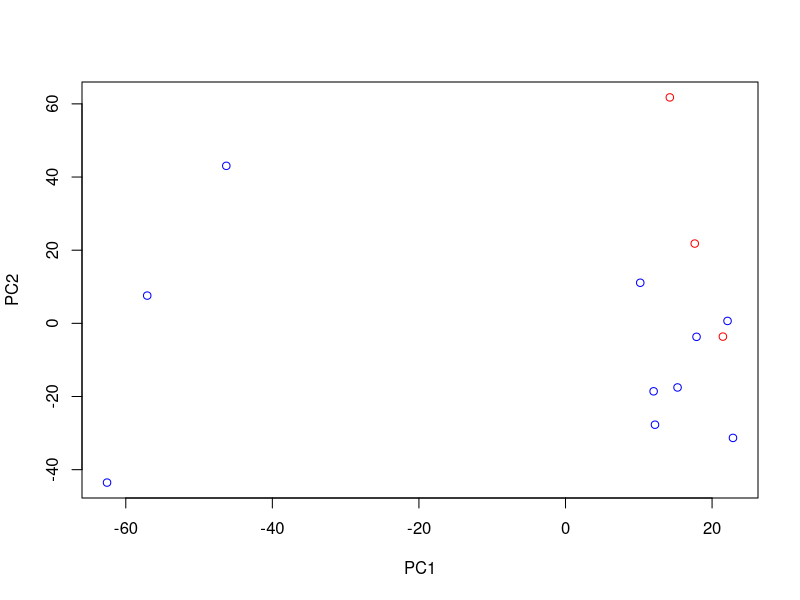
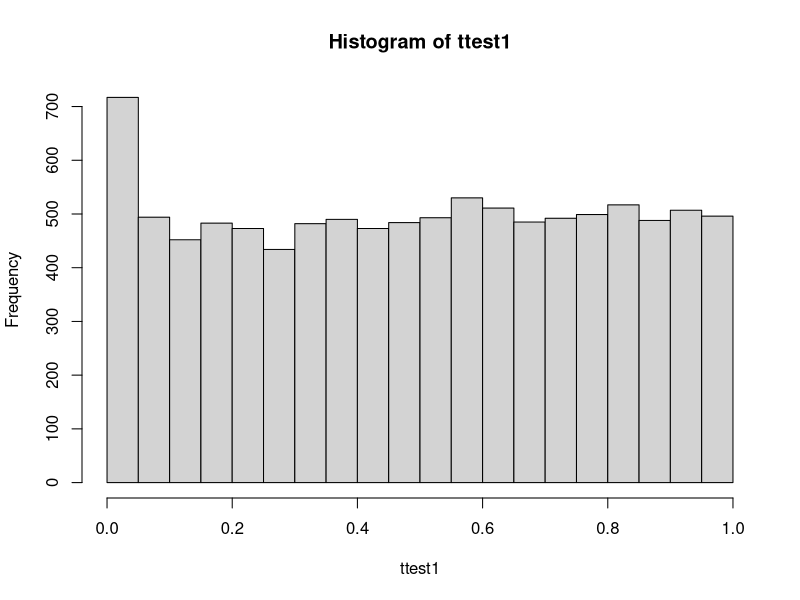

Reproduce these figures in R, in order.
## ---- chunk 1
#start with the general setup the opts_chunk sets the options for all the chunks. 
knitr::opts_chunk$set(echo = FALSE)
## ---- chunk 2
#This section has no name and the parameters are as set in the start
#Best practice: in this first section select all the libraries needed
#Also set working/data/result directory here if needed for the 
#For this exercice no packages are needed
## ---- chunk 3
### let us generate some variables
N1 <- 3 #number of WT samples
N2 <- 10 #number of KO samples

n <- 10000 #number of total genes
S <- 100 # number of sgn genes
## ---- chunk 4
#This paragraph you do not need to see it
names <- c(paste0(rep("NSign",n-S),1:(n-S)),paste0(rep("Sign",S),1:(S))) # names of the genes, such that we recognize the NSign = not significant genes, from the Sign = significant genes

d1 <- matrix(rep(0,(n*N1)),nrow=n)
#WT gene expression matrix
rownames(d1)<-names
colnames(d1)<-paste0("WT",1:N1)

d2 <- matrix(rep(0,(n*N2)),nrow=n)
#WT gene expression matrix
rownames(d2)<-names
colnames(d2)<-paste0("KO",1:N2)
## ---- chunk 5

mu <- 10 #chosen mean  
sig <- 1 #chosen variance
delta <- 3 # for the significant genes the difference in means
## ---- chunk 6
###Generate the data
for(i in 1:(n-S)){ ## start the for loop for the NSign genes
	d1[i,] <- rnorm(N1,mu,sig) #generate random norm distribution for WT
	d2[i,] <- rnorm(N2,mu,sig) #generate random normal distribution for KO
	}
	
for(i in 1:(S)){ ## start the for loop for the NSign genes	
	d1[(n-S)+i,] <- rnorm(N1,mu,sig)
	d2[(n-S)+i,] <- rnorm(N2,mu+delta,sig)
}
## ---- chunk 7
pca <- prcomp(t(cbind(d1,d2)))
plot(pca$x[,c(1,2)],col=c(rep("blue",10),rep("red",10)))
## ---- chunk 8
###do the shapiro test for the genes
var1 <-  rep(10,n)
var2 <-  rep(10,n)

for(i in 1:n){
		var1[i]<-shapiro.test(d1[i,])$p.value
		var2[i]<-shapiro.test(d2[i,])$p.value
}
var_correct1 <- p.adjust(var1)
var_correct2 <- p.adjust(var2)
min(var1)
min(var_correct2)
## ---- chunk 9

###do the t.test for significance
ttest1 <-  rep(10,n)
foldchange <- rep(10,n)
names(ttest1) <- names
for(i in 1:n){
  foldchange[i] <- mean(d1[i,])-mean(d2[i,])
		ttest1[i]<-t.test(d1[i,],d2[i,])$p.value
}
## ---- chunk 10
	hist(ttest1)
## ---- chunk 11
sgn <- ttest1[ttest1[]<0.05]
length(sgn)
	
## ---- chunk 12
#?p.adjust check the function if you do not know 
	ttest_adj <- p.adjust(ttest1,method="BH")
	names(ttest_adj)<- names
## ---- chunk 13
min(ttest_adj)
length(ttest_adj[ttest_adj<0.05])
## ---- chunk 14
neg <- ttest_adj[grep("NSig",names)]
length(neg[neg[]<0.05])
## ---- chunk 15
pos <- ttest_adj[setdiff(1:n,grep("NSig",names))]
length(pos[pos[]<0.05])
